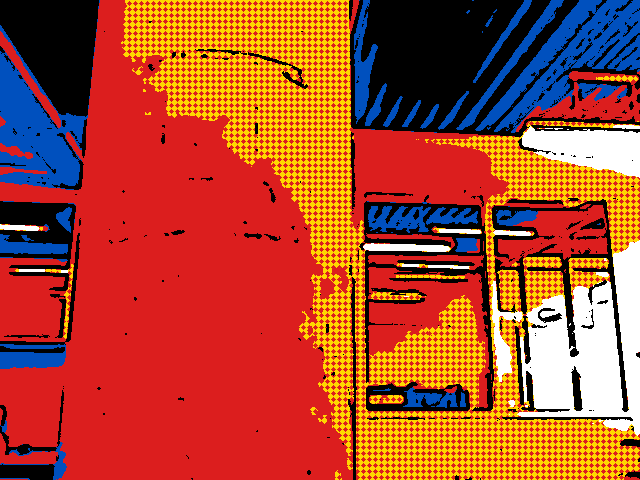
#> input picture images/lichtenstein_img.png, 640 x 480 px, given in place of the camera
$ jupyter execute main.ipynb   (text cells are left out)
#> lines starting #> are read from the running program, lines starting #| are printed output that depends on the picture; after the words box and inside, x2 and y2 are one past the last pixel; in counts of white or black regions, pixels touching at a corner belong together
[cell 1]
import cv2
import numpy as np
import matplotlib.pyplot as plt

[cell 2]
#Dimensiones de la imagen a crear
ancho = 800
alto = 800

[cell 3]
# Crea una imagen con un único plano
chess_img = np.zeros((alto,ancho,1), dtype = np.uint8)

[cell 4]
chess_img[0:100, 0:100, 0] = 255
chess_img[200:300, 0:100, 0] = 255
chess_img[400:500, 0:100, 0] = 255
chess_img[600:700, 0:100, 0] = 255

chess_img[100:200, 100:200, 0] = 255
chess_img[300:400, 100:200, 0] = 255
chess_img[500:600, 100:200, 0] = 255
chess_img[700:800, 100:200, 0] = 255

chess_img[0:100, 200:300, 0] = 255
chess_img[200:300, 200:300, 0] = 255
chess_img[400:500, 200:300, 0] = 255
chess_img[600:700, 200:300, 0] = 255

chess_img[100:200, 300:400, 0] = 255
chess_img[300:400, 300:400, 0] = 255
chess_img[500:600, 300:400, 0] = 255
chess_img[700:800, 300:400, 0] = 255

chess_img[0:100, 400:500, 0] = 255
chess_img[200:300, 400:500, 0] = 255
chess_img[400:500, 400:500, 0] = 255
chess_img[600:700, 400:500, 0] = 255

chess_img[100:200, 500:600, 0] = 255
chess_img[300:400, 500:600, 0] = 255
chess_img[500:600, 500:600, 0] = 255
chess_img[700:800, 500:600, 0] = 255

chess_img[0:100, 600:700, 0] = 255
chess_img[200:300, 600:700, 0] = 255
chess_img[400:500, 600:700, 0] = 255
chess_img[600:700, 600:700, 0] = 255

chess_img[100:200, 700:800, 0] = 255
chess_img[300:400, 700:800, 0] = 255
chess_img[500:600, 700:800, 0] = 255
chess_img[700:800, 700:800, 0] = 255

#Dimensiones
print(chess_img.shape)
#Visualiza con matplotlib (sin especificar el mapa de color gris)
plt.imshow(chess_img, cmap='gray')
plt.show()
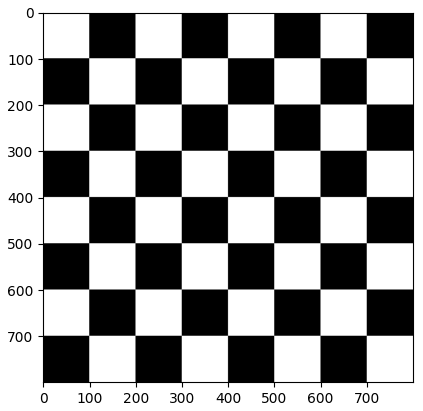
#> figure drawn by matplotlib, 1 panel

[cell 5]
i = 0
j = 0

while i < alto:
    while j <ancho:
        if (i//100 + j//100) % 2 == 0:
            chess_img[i:i+100, j:j+100, 0] = 255
        j += 100
    j = 0
    i += 100

#Dimensiones
print(chess_img.shape)
#Visualiza con matplotlib (sin especificar el mapa de color gris)
plt.imshow(chess_img, cmap='gray')
plt.show()

[cell 6]
# Crea una imagen con tres planos
mondrian_img = np.zeros((alto,ancho,3), dtype = np.uint8)

# Áreas de color
cv2.rectangle(mondrian_img,(0,0),(200, 300),(255,0,0),-1) # Rojo
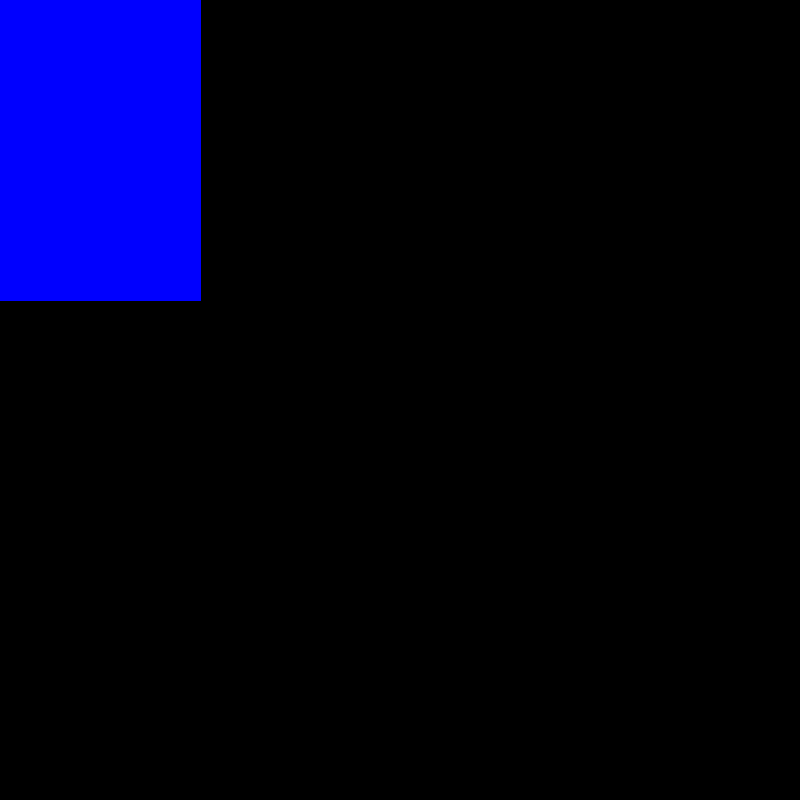
#> mondrian_img: shape (800, 800, 3); mean of channels 0, 1, 2 24.1, 0, 0; drawn as B, G, R
cv2.rectangle(mondrian_img,(0,300),(400, 500),(0,0,255),-1) # Azul
cv2.rectangle(mondrian_img,(200,500),(600, 700),(255,255,0),-1) # Amarillo
cv2.rectangle(mondrian_img,(0,500),(200, 800),(255,255,255),-1) # Blanco
cv2.rectangle(mondrian_img,(200,700),(600, 800),(255,255,255),-1) # Blanco
cv2.rectangle(mondrian_img,(600,300),(800, 800),(255,0,0),-1) # Rojo
cv2.rectangle(mondrian_img,(200,0),(400, 300),(255,255,255),-1) # Blanco
cv2.rectangle(mondrian_img,(400,0),(800, 300),(255,255,0),-1) # Amarillo

# Separadores negros

# Horizontales
cv2.line(mondrian_img, (0,300), (800,300), (0,0,0), 20)
cv2.line(mondrian_img, (0,500), (600,500), (0,0,0), 20)
cv2.line(mondrian_img, (0,700), (600,700), (0,0,0), 20)

# Verticales
cv2.line(mondrian_img,(300,300),(300,800),(0,0,0),20)
cv2.line(mondrian_img,(400,700),(400,800),(0,0,0),20)
cv2.line(mondrian_img,(200,0),(200,800),(0,0,0),20)
cv2.line(mondrian_img,(600,300),(600,800),(0,0,0),20)
cv2.line(mondrian_img,(400,0),(400,500),(0,0,0),20)
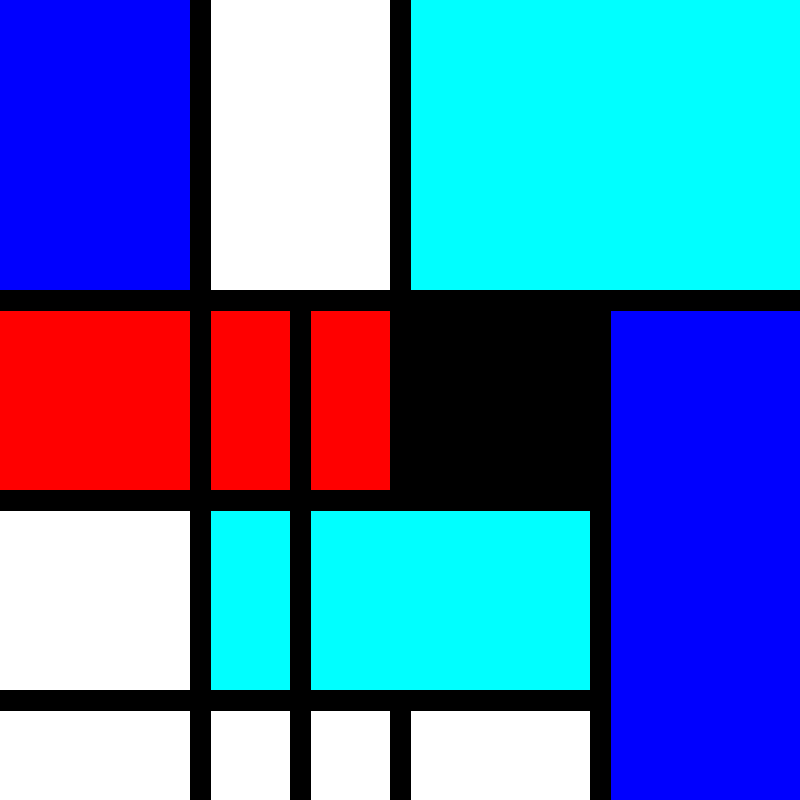
#> mondrian_img: shape (800, 800, 3); mean of channels 0, 1, 2 182.2, 123.4, 77.7; drawn as B, G, R

# Visualiza la imagen resultante
plt.imshow(mondrian_img)
plt.show()

# Guarda la imagen resultante a disco
# cv2.imwrite('mondrian_img.jpg', mondrian_img)

[cell 7]
vid = cv2.VideoCapture(0)

while True:
    # fotograma a fotograma
    ret, frame = vid.read()
#> frame is the input picture: shape (480, 640, 3); mean B, G, R 47.2, 75.2, 172

    # Hay nuevo fotograma
    if ret:
        # Se pasa a escala de grises
        grey_scale = cv2.cvtColor(frame, cv2.COLOR_BGR2GRAY)
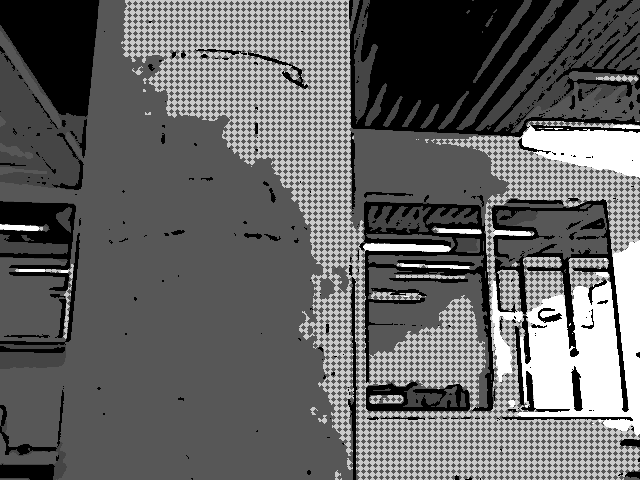
#> grey_scale: shape (480, 640); min 0, max 255, mean 101

        # Sacamos la posición del mínimo y la posición del máximo
        _, _, darkpos, lightpos = cv2.minMaxLoc(grey_scale)
#> darkpos = (0, 0); lightpos = (615, 125)

        # Dibujamos los círculos sobre el fotograma actual, verde para el más claro y rojo para el más oscuro
        cv2.circle(frame, lightpos, 15, (0, 255, 0), 2)
#> frame: shape (480, 640, 3); 0.09% of pixels changed, all inside (x1, y1, x2, y2) = (599, 109, 632, 142)
        cv2.circle(frame, darkpos, 15, (0, 0, 255), 2)
#> frame: shape (480, 640, 3); mean B, G, R 47.1, 75.3, 171.9

        # Muestra fotograma
        cv2.imshow('Vid', frame)

    # Detenemos pulsado ESC
    if cv2.waitKey(20) == 27:
#> (key Esc is pressed here)
        break

# Libera el objeto de captura
vid.release()

# Destruye ventanas
cv2.destroyAllWindows()

[cell 8]
vid = cv2.VideoCapture(0)

while True:
    # fotograma a fotograma
    ret, frame = vid.read()

    # Hay nuevo fotograma
    if ret:
        # Se pasa a escala de grises
        grey_scale = cv2.cvtColor(frame, cv2.COLOR_BGR2GRAY)

        # Suavizado para prevenir que el ruido de un píxel aislado no afecte al resultado
        grey_scale = cv2.GaussianBlur(grey_scale, (15, 15), 0)
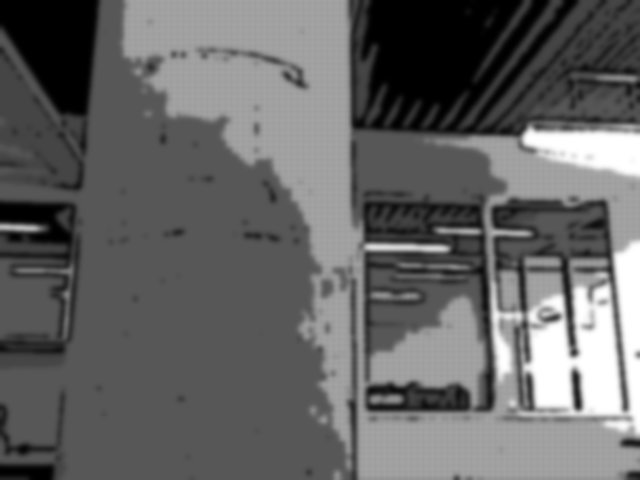
#> grey_scale: shape (480, 640); min 0, max 255, mean 101

        # Sacamos la posición del mínimo y la posición del máximo
        _, _, darkpos, lightpos = cv2.minMaxLoc(grey_scale)
#> lightpos = (530, 137)

        # Dibujamos los círculos sobre el fotograma actual, verde para el más claro y rojo para el más oscuro
        cv2.circle(frame, lightpos, 15, (0, 255, 0), 2)
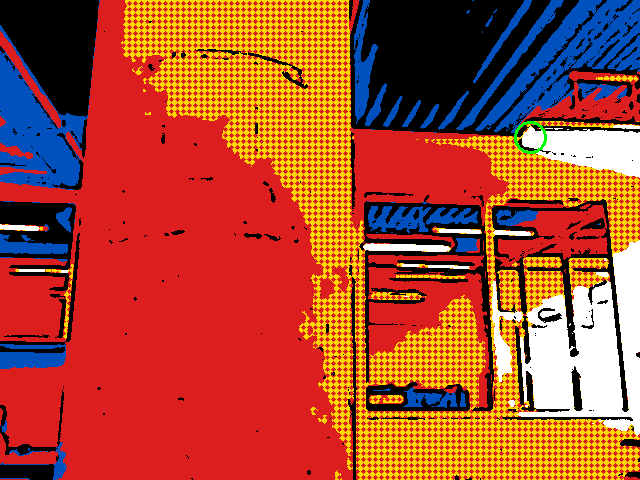
#> frame: shape (480, 640, 3); 0.09% of pixels changed, all inside (x1, y1, x2, y2) = (514, 121, 547, 154)
        cv2.circle(frame, darkpos, 15, (0, 0, 255), 2)
#> frame: shape (480, 640, 3); 0.02% of pixels changed, all inside (x1, y1, x2, y2) = (0, 0, 17, 17)

        # Muestra fotograma
        cv2.imshow('Vid', frame)

    # Detenemos pulsado ESC
    if cv2.waitKey(20) == 27:
#> (key Esc is pressed here)
        break

# Libera el objeto de captura
vid.release()
# Destruye ventanas
cv2.destroyAllWindows()

[cell 9]
vid = cv2.VideoCapture(0)

# Dimensiones de la cámara, a mitad de resolución
w = int(vid.get(cv2.CAP_PROP_FRAME_WIDTH))
h = int(vid.get(cv2.CAP_PROP_FRAME_HEIGHT))
vid.set(cv2.CAP_PROP_FRAME_WIDTH, w)  # En Mac no reacciona a estos comandos
vid.set(cv2.CAP_PROP_FRAME_HEIGHT, h)

# Paleta Lichtenstein (BGR): negro, azul, rojo, amarillo, blanco
paleta = np.array(
    [[0, 0, 0], [190, 80, 0], [30, 30, 220], [0, 215, 255], [255, 255, 255]],
    dtype=np.uint8,
)

# Trama de puntos Ben-Day (se calcula una sola vez)
celda = 6
yy, xx = np.mgrid[0:h, 0:w]
dist = np.hypot(xx % celda - celda / 2, yy % celda - celda / 2)
puntos = dist < celda * 0.35

while True:
    ret, frameIN = vid.read()

    if ret:
        # Tamaño único de salida (w x h)
        frame = cv2.resize(frameIN, (w, h), interpolation=cv2.INTER_NEAREST)

        # Luminosidad suavizada
        gris = cv2.medianBlur(cv2.cvtColor(frame, cv2.COLOR_BGR2GRAY), 5)

        # Cuantizamos la luminosidad en 5 bandas -> colores planos de la paleta
        bandas = np.digitize(gris, [50, 110, 170, 215])
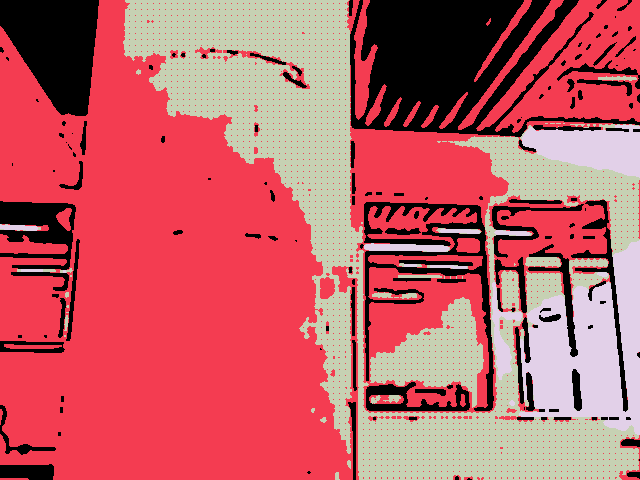
#> bandas: shape (480, 640) int64; 4 distinct labels, from 0 to 4; one colour per label, 0 black
        lich = paleta[bandas]

        # Puntos rojos sobre las zonas amarillas (tonos medios-claros)
        lich[(bandas == 3) & puntos] = paleta[2]
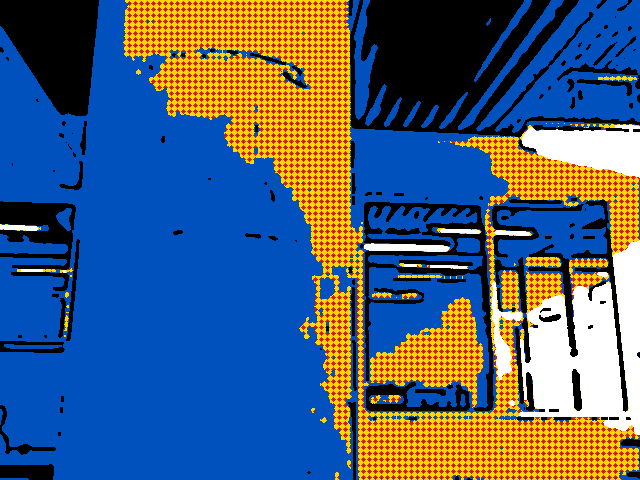
#> lich: shape (480, 640, 3); mean of channels 0, 1, 2 119.5, 96.2, 75.1; drawn as B, G, R

        # Contornos negros gruesos
        bordes = cv2.adaptiveThreshold(gris, 255, cv2.ADAPTIVE_THRESH_MEAN_C, cv2.THRESH_BINARY, 9, 4)
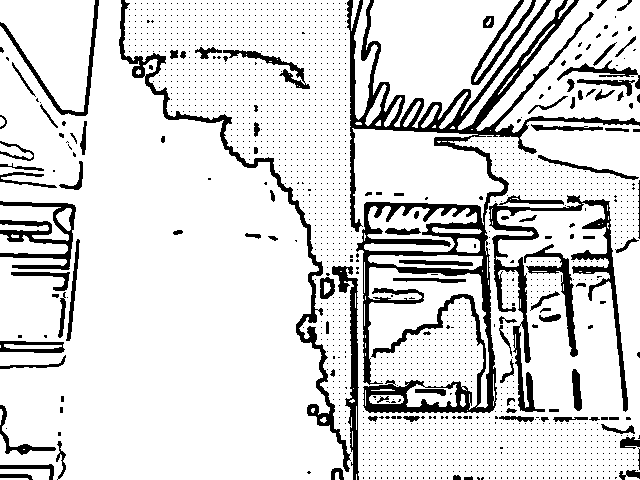
#> bordes: shape (480, 640); 85.1% white; 1950 black regions (1846 under 20 px), largest, box (x1, y1, x2, y2) and area: (347, 0, 640, 413) 16907, (489, 195, 628, 412) 4677, (119, 0, 351, 472) 3825
        lich[bordes == 0] = 0
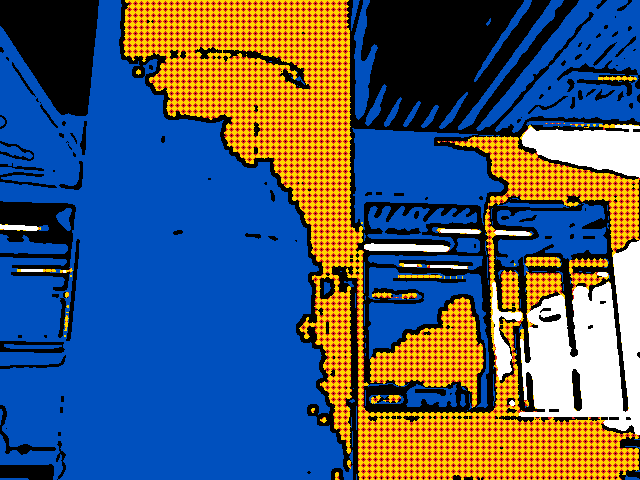
#> lich: shape (480, 640, 3); 5.13% of pixels changed, all inside (x1, y1, x2, y2) = (0, 0, 640, 480); drawn as B, G, R

        cv2.imshow("Lichtenstein", lich)

    # Detenemos pulsado ESC
    if cv2.waitKey(20) == 27:
#> (key Esc is pressed here)
        break

vid.release()
cv2.destroyAllWindows()
